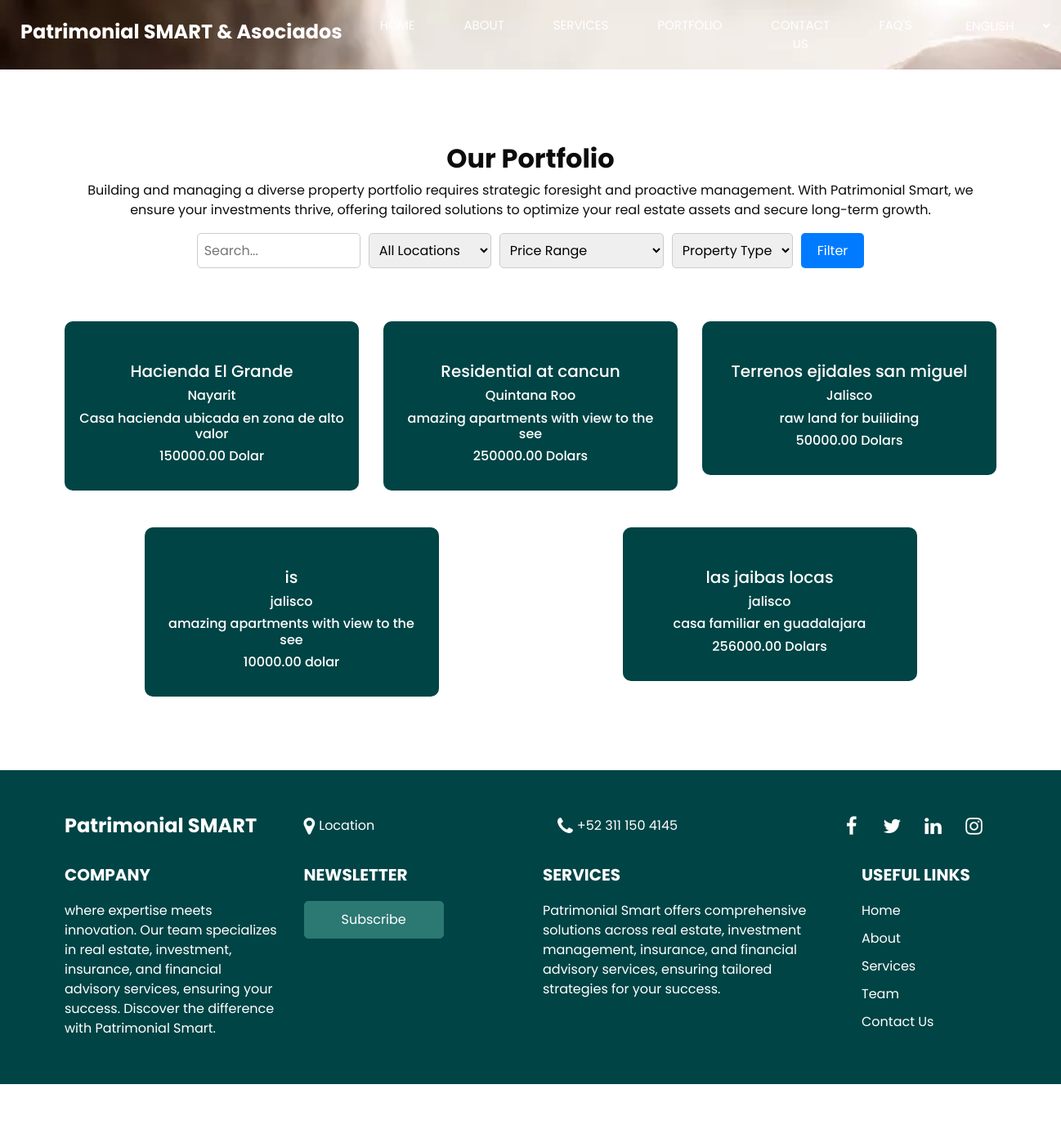
Page /web_site/portfolio on the committed database.
### web_site/models.py (models this page shows, shortened)
class SmrtProperties(models.Model):
    imb_ID = models.AutoField(primary_key=True)
    imb_Category = models.CharField(max_length=60, null=True)
    imb_Name = models.CharField(max_length=120, null=True)
    imb_MLS = models.FloatField(null=True)
    imb_Type = models.CharField(max_length=50, null=True)
    imb_City = models.CharField(max_length=50, null=True)
    imb_State = models.CharField(max_length=50, null=True)
    imb_Area = models.CharField(max_length=80, null=True)
    imb_Bedrooms = models.SmallIntegerField(null=True)
    imb_Bathrooms = models.SmallIntegerField(null=True)
    imb_Size = models.FloatField(null=True)
    imb_Price = models.DecimalField(max_digits=12, decimal_places=2, null=True)
    imb_Currency = models.CharField(max_length=30, null=True)
    imb_New_Flag = models.BooleanField(null=True)
    imb_Owner = models.CharField(max_length=80, null=True)
    imb_Agent = models.CharField(max_length=80, null=True)
    imb_Prom_Disc = models.BooleanField(null=True)
    imb_Description = models.CharField(max_length=200, null=True)
    imb_Active = models.BooleanField(null=True)

### web_site/views.py (the view)
# urls.py: path("portfolio", views.portfolio, name="portfolio"),
def portfolio(request):
   return render(request, "web_site/portfolio.html",{
      "props": SmrtProperties.objects.all()
   })

### web_site/templates/web_site/portfolio.html (shortened to what this page needs)
{% extends "web_site/layout.html" %}
{% block content%}
<div style="background-color: white;">
<section class="team_section layout_padding">
    <div class="container">
      <div class="heading_container heading_center">
        <h2>
          Our Portfolio
        </h2>
        <p>
          Building and managing a diverse property portfolio
           requires strategic foresight and proactive management.
           With Patrimonial Smart, we ensure your investments thrive,
           offering tailored solutions to optimize your real estate assets and secure long-term growth.
        </p>
        <div class="search_bar">
          <input type="text" placeholder="Search...">
          <select name="location_filter" id="location_filter">
            <option value="">All Locations</option>
          </select>
          <select name="price_range_filter" id="price_range_filter">
            <option value="">Price Range</option>
          </select>
          <select name="property_type_filter" id="property_type_filter">
            <option value="">Property Type</option>
          </select>
          <button type="button">Filter</button>
        </div>
      </div>
      <div class="row">
        {%for prop in props%}
        <div class="col-md-4 col-sm-6 mx-auto">
            <div class="box">
              <div class="img-box">
              </div>
              <div class="detail-box">
                <h5>
                  {{prop.imb_Name}}
                </h5>
                <h6 class="">
                  {{prop.imb_State}}
                </h6>
                <h6 class="">
                  {{prop.imb_Description}}
                </h6>
                <h6 class="">
                  {{prop.imb_Price}}  {{prop.imb_Currency}}
                </h6>
              </div>
            </div>
          </div>
        {%endfor%}
    </div>
  </section>
</div>
{%endblock%}

### web_site/static/css/style.css (style rules this page uses)
body { font-family: 'Poppins', sans-serif; color: #0c0c0c; background-color: #ffffff; overflow-x: hidden; }
.layout_padding { padding: 90px 0; }
.heading_container { display: -webkit-box; display: -ms-flexbox; display: flex; -webkit-box-orient: vertical; -webkit-box-direction: normal; -ms-flex-direction: column; flex-direction: column; -webkit-box-align: start; -ms-flex-align: start; align-items: flex-start; }
.heading_container h2 { position: relative; font-weight: bold; }
.heading_container.heading_center { -webkit-box-align: center; -ms-flex-align: center; align-items: center; text-align: center; }
.team_section .box { display: -webkit-box; display: -ms-flexbox; display: flex; -webkit-box-orient: vertical; -webkit-box-direction: normal; -ms-flex-direction: column; flex-direction: column; background-color: #004445; border-radius: 10px; overflow: hidden; margin-top: 45px; }
.team_section .box .img-box { width: 100%; }
.team_section .box .detail-box { width: 100%; color: #ffffff; padding: 25px 15px; text-align: center; }

### web_site/static/css/responsive.css (style rules this page uses)
@media (min-width: 1200px) { .container { max-width: 1170px; } }

### rows in the picture
SmrtProperties: imb_Name "Hacienda El Grande", imb_State "Nayarit", imb_Description "Casa hacienda ubicada en zona de alto valor", imb_Price "150000.00", imb_Currency "Dolar"
SmrtProperties: imb_Name "Residential at cancun", imb_State "Quintana Roo", imb_Description "amazing apartments with view to the see", imb_Price "250000.00", imb_Currency "Dolars"
SmrtProperties: imb_Name "Terrenos ejidales san miguel", imb_State "Jalisco", imb_Description "raw land for builiding", imb_Price "50000.00", imb_Currency "Dolars"
SmrtProperties: imb_Name "is", imb_State "jalisco", imb_Description "amazing apartments with view to the see", imb_Price "10000.00", imb_Currency "dolar"
SmrtProperties: imb_Name "las jaibas locas", imb_State "jalisco", imb_Description "casa familiar en guadalajara", imb_Price "256000.00", imb_Currency "Dolars"
